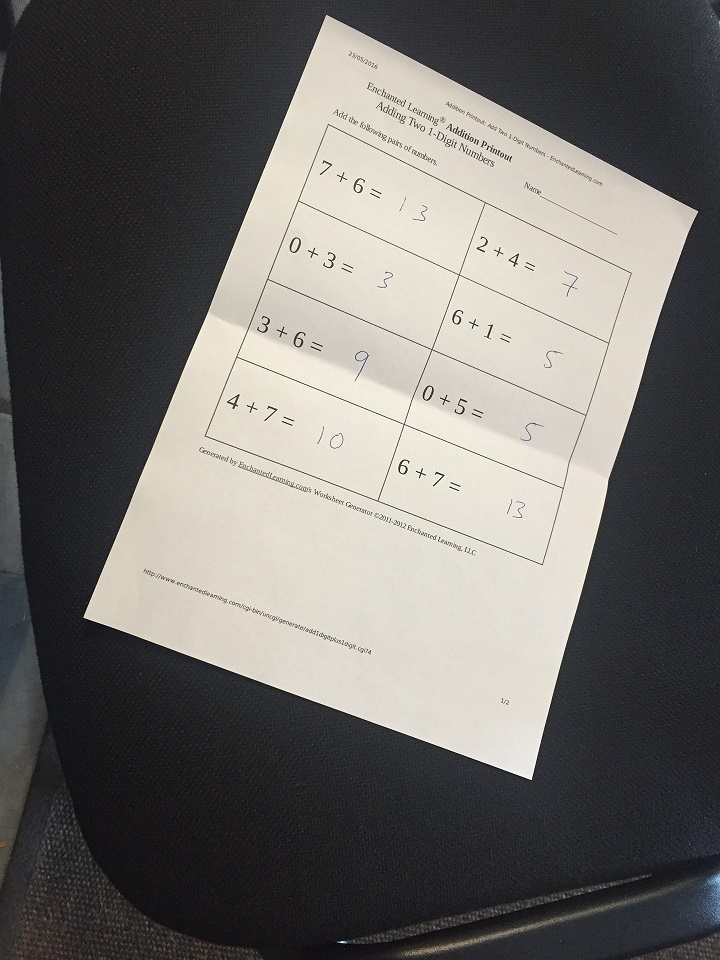
#> input picture Datasets/images/scan.jpg, 720 x 960 px, found by its file name
$ jupyter execute '9. Thresholding,  Adaptive Thresholding.ipynb'
#> lines starting #> are read from the running program, lines starting #| are printed output that depends on the picture; after the words box and inside, x2 and y2 are one past the last pixel; in counts of white or black regions, pixels touching at a corner belong together
# **Thresholding, Binarization & Adaptive Thresholding**

####**In this lesson we'll learn:**
1. Binarized Images
2. Thresholding Methods
3. Adaptive Thresholding
4. SkImage's Threshold Local

[cell 1]
# Our Setup, Import Libaries, Create our Imshow Function and Download our Images
import cv2
import numpy as np
from matplotlib import pyplot as plt

# Define our imshow function
def imshow(title = "Image", image = None, size = 10):
    w, h = image.shape[0], image.shape[1]
    aspect_ratio = w/h
    plt.figure(figsize=(size * aspect_ratio,size))
    plt.imshow(cv2.cvtColor(image, cv2.COLOR_BGR2RGB))
    plt.title(title)
    plt.show()

### **Thresholding Methods**

https://docs.opencv.org/master/d7/d4d/tutorial_py_thresholding.html

[cell 2]
# Load our image as greyscale
image = cv2.imread('Datasets/images/scan.jpg',0)
#> image: shape (960, 720); min 0, max 255, mean 109.7
imshow("Original", image)

#### THreshold value har qanday bolishi mumkun biz buni tanlab olamiz #######

#Pixel  value<127 dan pasti 0 (qora)ga, value>127 dan balandi esa 255 (oq) ranga aylantiriladi
ret,thresh1 = cv2.threshold(image, 127, 255, cv2.THRESH_BINARY)
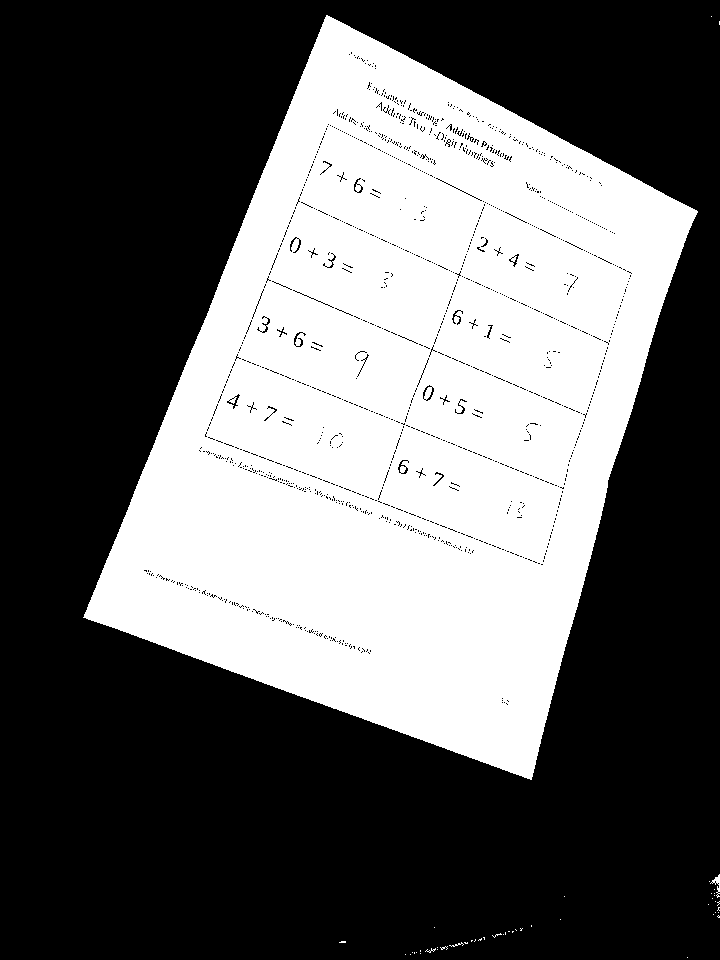
#> thresh1: shape (960, 720); 38.9% white; 48 white regions (45 under 20 px), largest, box (x1, y1, x2, y2) and area: (83, 15, 698, 780) 268961, (710, 874, 720, 898) 77, (449, 942, 464, 947) 22
imshow('1 Threshold Binary @ 127', thresh1)

#yuqoridagini teskarisi, value>127 dan balandi oq rang, pixel<127 kichigi esa qora ranga.
ret,thresh2 = cv2.threshold(image, 127, 255, cv2.THRESH_BINARY_INV)
imshow('2 Threshold Binary Inverse @ 127', thresh2)

# Values 127 dan balandi kesiladi va qolgan qismi osha rangda ushlab qolinadi.(the 255 argument is unused)
ret,thresh3 = cv2.threshold(image, 127, 255, cv2.THRESH_TRUNC)
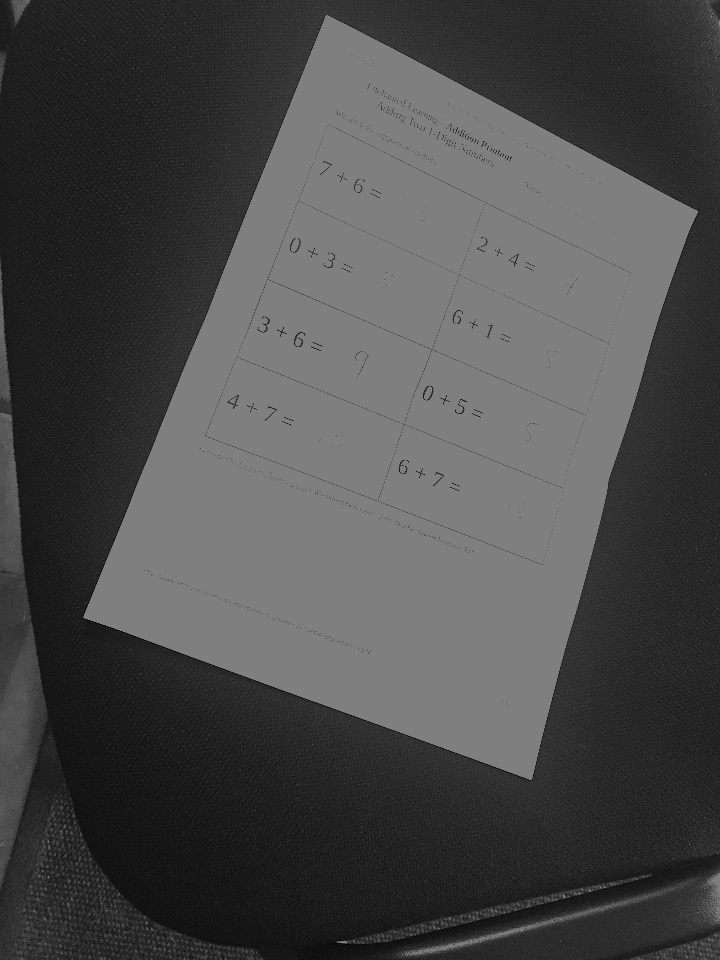
#> thresh3: shape (960, 720); min 0, max 127, mean 73.8
imshow('3 THRESH TRUNC @ 127', thresh3)

# 127 dan pasti 0 qora ranga, qolgani esa o'zgarishsiz qoladi (255 is unused)
ret,thresh4 = cv2.threshold(image, 127, 255, cv2.THRESH_TOZERO)
imshow('4 THRESH TOZERO @ 127', thresh4)

#yuqorini teskarisi, 127 dan past bo'lsa o'zgarishsiz, 127 dan baland bo'lsa 0 ga teng bo'ladi
ret,thresh5 = cv2.threshold(image, 127, 255, cv2.THRESH_TOZERO_INV)
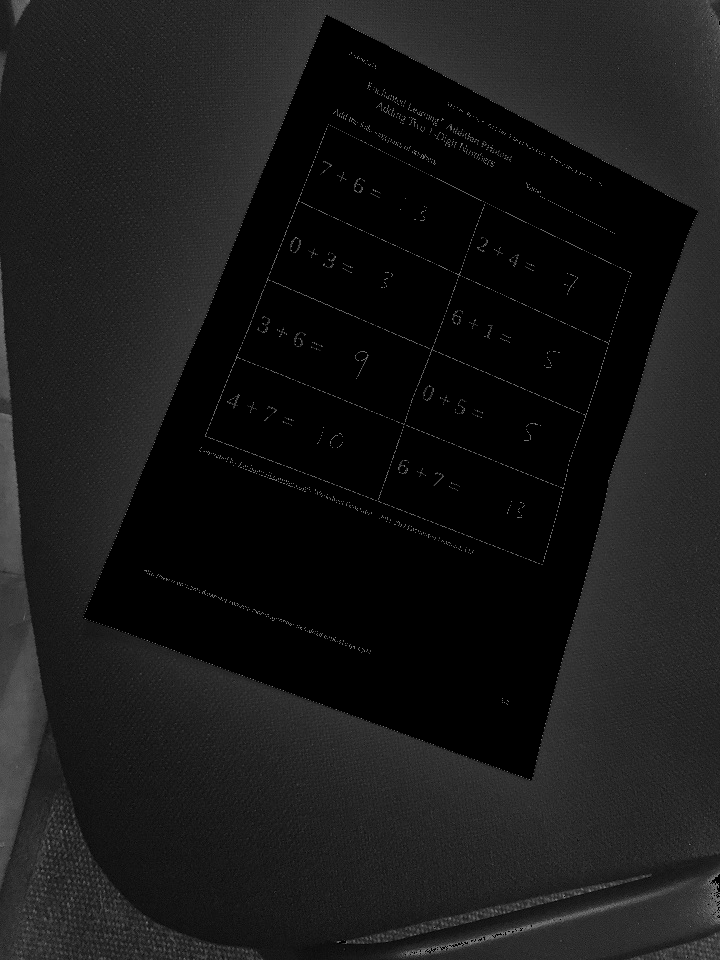
#> thresh5: shape (960, 720); min 0, max 127, mean 24.4
imshow('5 THRESH TOZERO INV @ 127', thresh5)

# 2. **Adaptive Thresholding** - MOSLASHUVCHAN THRESHOLDING

1. ADAPTIVE_THRESH_MEAN_C
2. THRESH_OTSU

#### **cv2.adaptiveThreshold Parameters**

``**cv2.adaptiveThreshold**(src, maxValue, adaptiveMethod, thresholdType, blockSize, C[, dst]) → dst``

- **src** – Source 8-bit single-channel image.
- **dst** – Destination image of the same size and the same type as src .
- **maxValue** – Non-zero value assigned to the pixels for which the condition is satisfied. See the details below.
- **adaptiveMethod** – Adaptive thresholding algorithm to use, ADAPTIVE_THRESH_MEAN_C or ADAPTIVE_THRESH_GAUSSIAN_C . See the details below.
- **thresholdType** – Thresholding type that must be either THRESH_BINARY or THRESH_BINARY_INV .
- **blockSize** – Size of a pixel neighborhood that is used to calculate a threshold value for the pixel: 3, 5, 7, and so on.
- **C** – Constant subtracted from the mean or weighted mean. Normally, it is positive but may be zero or negative as well.

[cell 3]
#yaxshiroq natija olish uchun play around qilish kerak bu qiymatlar bilan.

image = cv2.imread('Datasets/images/scan.jpg',0)
imshow("Original", image)

# 127 pasti valuelar  0 ga (black) va undan yuqori barcha valuelar 255 (white) ga aylanadi.
ret,thresh1 = cv2.threshold(image, 127, 255, cv2.THRESH_BINARY)
imshow('Threshold Binary', thresh1)

# Thresholdingdan avval bluring qilish noisyni yoqotish uchun foydali hisoblanadi.
#image = cv2.GaussianBlur(image, (3, 3), 0)

# Adaptive thresholding: 3- blocksize neighboorhood  pixellar uchun, 5 - C value hisoblanadi.
#yaxshiroq natija olish uchun play around qilish kerak bu qiymatlar bilan.
thresh = cv2.adaptiveThreshold(image, 255, cv2.ADAPTIVE_THRESH_MEAN_C, cv2.THRESH_BINARY, 3, 5)
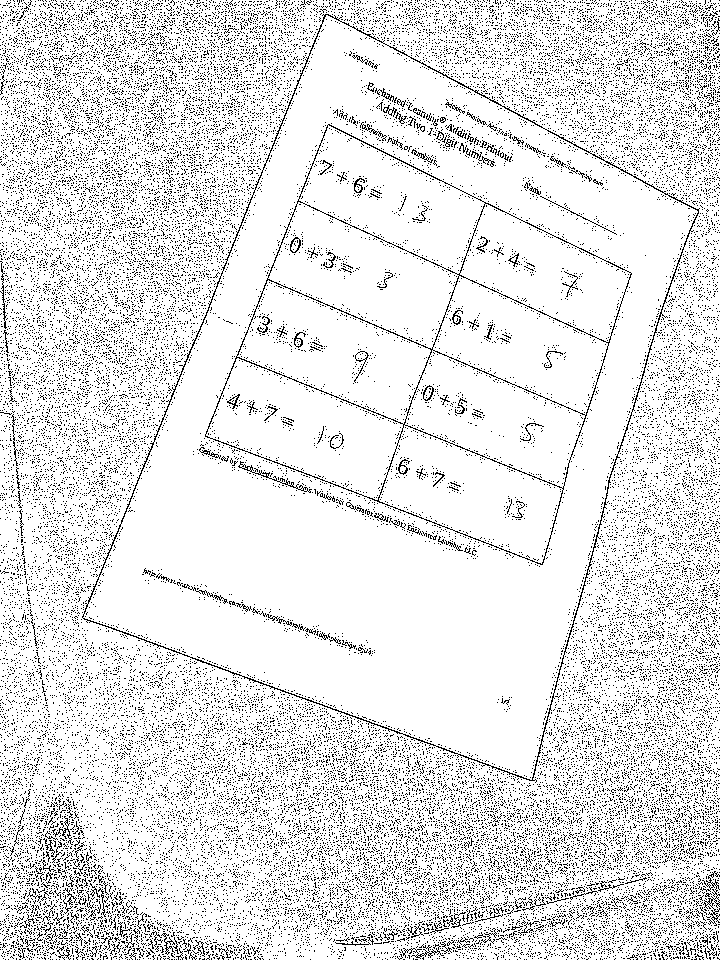
#> thresh: shape (960, 720); 89% white; black in thin lines or dots
imshow("Adaptive Thresholding", thresh)

#Otsu esa kopincha yaxshiroq natija beradi. boshqa thersholdinglar bilan birga ishlatiladi
_, otsu = cv2.threshold(image, 0, 255, cv2.THRESH_BINARY + cv2.THRESH_OTSU)
#> otsu: shape (960, 720); 38.9% white; 54 white regions (52 under 20 px), largest, box (x1, y1, x2, y2) and area: (83, 15, 698, 780) 268820, (710, 874, 720, 898) 70
imshow("Otsu's Thresholding", otsu)

# Blurlarngan rasmdan keyin Otsu thresholdingni qo'llash
blur = cv2.GaussianBlur(image, (5,5), 0)
_, th3 = cv2.threshold(blur, 0, 255, cv2.THRESH_BINARY + cv2.THRESH_OTSU)
#> th3: shape (960, 720); 39.6% white; 4 white regions (2 under 20 px), largest, box (x1, y1, x2, y2) and area: (84, 15, 698, 780) 273387, (713, 875, 720, 892) 62
imshow("Guassian Otsu's Thresholding", th3)

# 3. **SkImage Threshold Local**

``threshold_local(image, block_size, offset=10)``

The threshold_localcalculates thresholds in regions with a characteristic size ``block_size`` surrounding each pixel (i.e. local neighborhoods). Each threshold value is the weighted mean of the local neighborhood minus an ``offset`` value

https://scikit-image.org/docs/stable/auto_examples/applications/plot_thresholding.html

[cell 4]
from skimage.filters import threshold_local

image = cv2.imread('Datasets/images/scan.jpg',0)

# Keyin adaptive thresholdingni amalga oshiramiz
T = threshold_local(image, 35, offset=15, method="gaussian") #gaus qollasak blur qilbi noisy kamaytiriladi
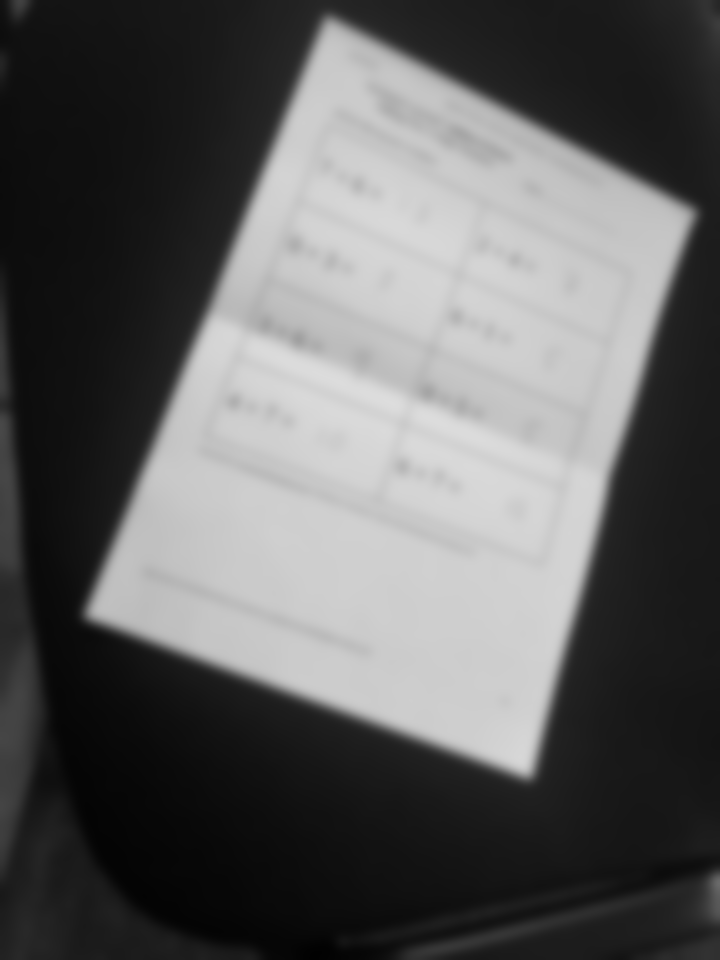
#> T: shape (960, 720) float64; min 1.77, max 221.2, mean 94.7

#THresholdingni qollash uchun.
#Orginal rasmdan thresholdan katta qiymatni ushlab olishimiz lozim
binray_threshold = image > T
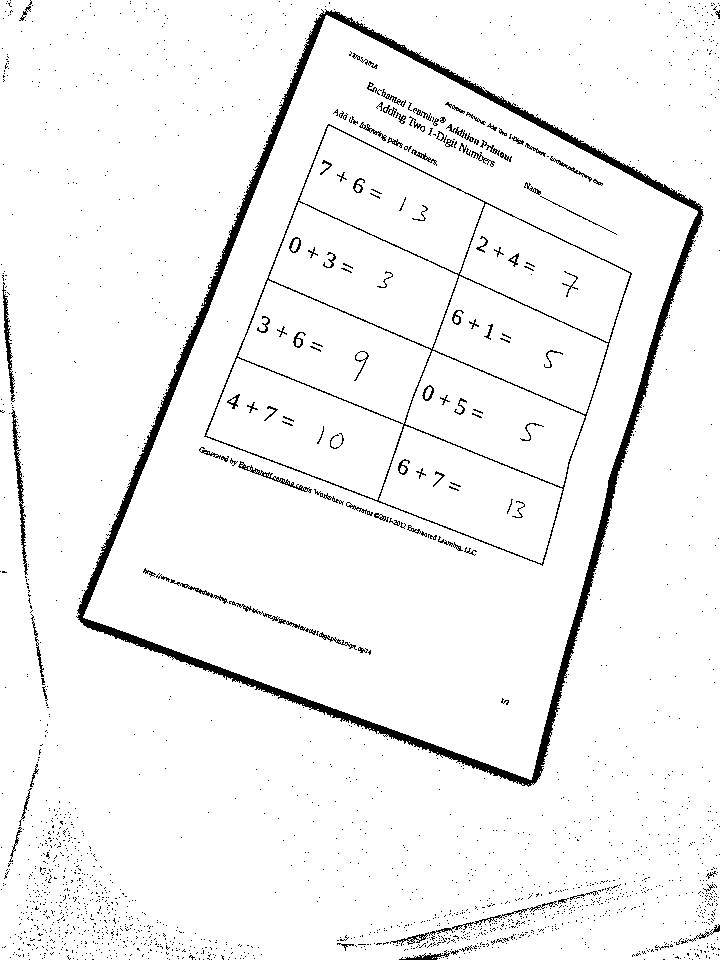
#> binray_threshold: shape (960, 720) bool; 95.6% white; 2002 black regions (1893 under 20 px), largest, box (x1, y1, x2, y2) and area: (76, 9, 704, 787) 15960, (204, 124, 632, 566) 3722, (11, 409, 28, 575) 575
imshow("threshold_local", thresh)
